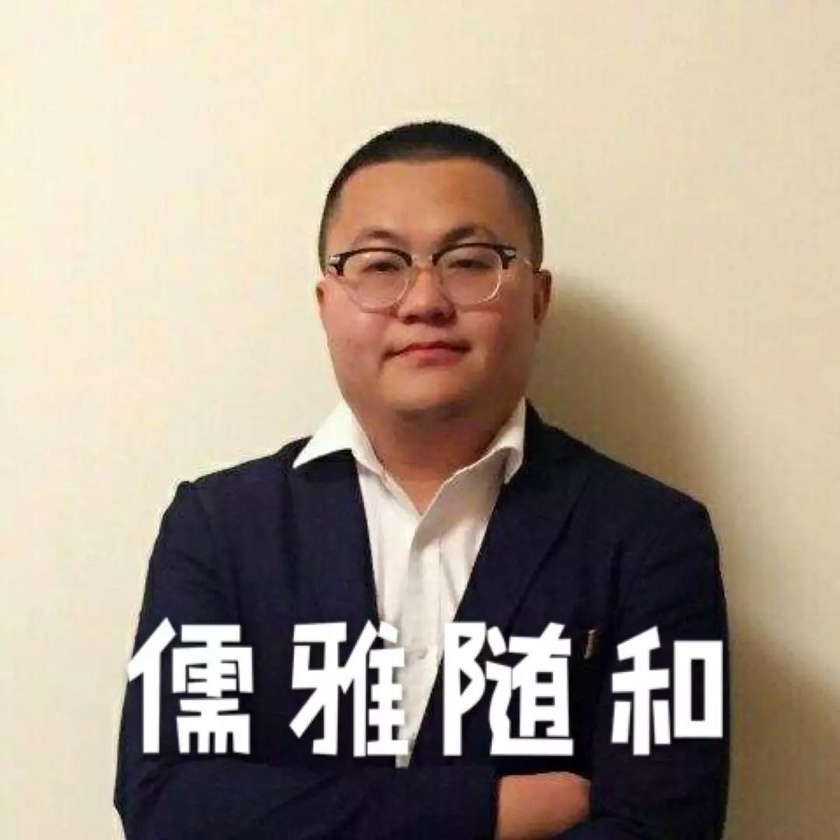
#> input picture examples/normal/1.jpeg, 840 x 840 px, shrunk from 1080 x 1080 before the run, found by its file name
$ python main.py
#> lines starting #> are read from the running program, lines starting #| are printed output that depends on the picture
### Poisson_Image_Editing/preprocessing.py
import numpy as np
import cv2 as cv

# 预处理类, 用于选择蒙版和复制点
class PreProcessing:
    def __init__(self):
        # 调用seamlessClone所需的两个成员
        self.selectedMask = None    # 蒙版灰度矩阵
                                    # 其中选中区为255, 非选中区值为0, 尺寸与src相同, 不包含边界
        self.selectedPoint = None   # 选择的复制位置
                                    # (注: 仅适用于自定义的seamlessClone, 若调用opencv的seamlessClone, x, y需要反转)
        # 中间变量, 私有
        self.__edgeList = []        # 选区边界点列表
        self.__preview = None       # 画线预览
        self.__edgeMat = None       # 用户所画线条灰度图
        self.__reMask = None        # 将蒙版扩张为目标图片大小
        self.__reImg = None         # 将选择图像扩张为目标图片大小
        self.__prePoint = None      # 上一次选点
        self.__minPoint = None      # 选点最小有效位置, 用于边界控制
        self.__maxPoint = None      # 选点最大有效位置, 用于边界控制

    # 左键拖动画线, 右键指定内部区域, 中键清除选择
    # [55 lines left out: functions __onMouseAction1, __onMouseAction2, not called in this run]

    # 选择蒙版和复制位置
    # 选择蒙版时, 左键拖动画线, 右键指定内部区域, 中键清除选择
    # 选择复制位置时, 左键拖动调整目标位置
    # 第一次按任意键确定蒙版选择, 第二次按任意键确定复制位置并退出
    def select(self, src, dst):
        # 选择蒙版
        cv.namedWindow('select_mask')
        cv.setMouseCallback('select_mask', lambda event, x, y, flags,
                            param: self.__onMouseAction1(event, x, y, flags, param), src)
        cv.imshow('select_mask', src)
        cv.waitKey(0)
        cv.destroyAllWindows()
        # 结果处理
        pl = np.nonzero(self.selectedMask)
        selectedSrc = cv.copyTo(src, self.selectedMask)
        cutMask = self.selectedMask[np.min(
            pl[0])-1:np.max(pl[0])+2, np.min(pl[1])-1:np.max(pl[1])+2]
        cutSrc = selectedSrc[np.min(
            pl[0])-1:np.max(pl[0])+2, np.min(pl[1])-1:np.max(pl[1])+2]
        self.__minPoint = (
            (np.max(pl[0])-np.min(pl[0]))//2+1, (np.max(pl[1])-np.min(pl[1]))//2+1)
        # 选区过大
        if dst.shape[0] < cutMask.shape[0] or dst.shape[1] < cutMask.shape[1]:
            raise UserWarning
        # 选择复制位置
        cv.namedWindow('select_point')
        cv.setMouseCallback('select_point', lambda event, x, y, flags,
                            param: self.__onMouseAction2(event, x, y, flags, param), dst)
        # 初始化第一轮显示
        self.__reMask = np.zeros((dst.shape[0], dst.shape[1]))
        self.__reImg = np.zeros_like(dst)
        self.__reMask[:cutMask.shape[0],
                      :cutMask.shape[1]] = cutMask
        self.__reImg[:cutSrc.shape[0],
                     :cutSrc.shape[1]] = cutSrc
        self.selectedPoint = self.__minPoint[:]
        self.__maxPoint = (dst.shape[0]-cutMask.shape[0]+self.selectedPoint[0],
                           dst.shape[1]-cutMask.shape[1]+self.selectedPoint[1])
        _dst = np.copy(dst)
        _dst[self.__reMask != 0] = 0
        _dst = _dst + self.__reImg
        cv.imshow('select_point', _dst)
        cv.waitKey(0)
        cv.destroyAllWindows()
        return self.selectedMask, self.selectedPoint

### examples/normal/main.py
import numpy as np
import cv2 as cv
import sys
sys.path.append('..')
sys.path.append('../Poisson_Image_Editing/')
from Poisson_Image_Editing.preprocessing import PreProcessing
from Poisson_Image_Editing.kernel import Poisson

if __name__ == '__main__':
    src = cv.imread('./examples/normal/1.jpeg',cv.IMREAD_GRAYSCALE)
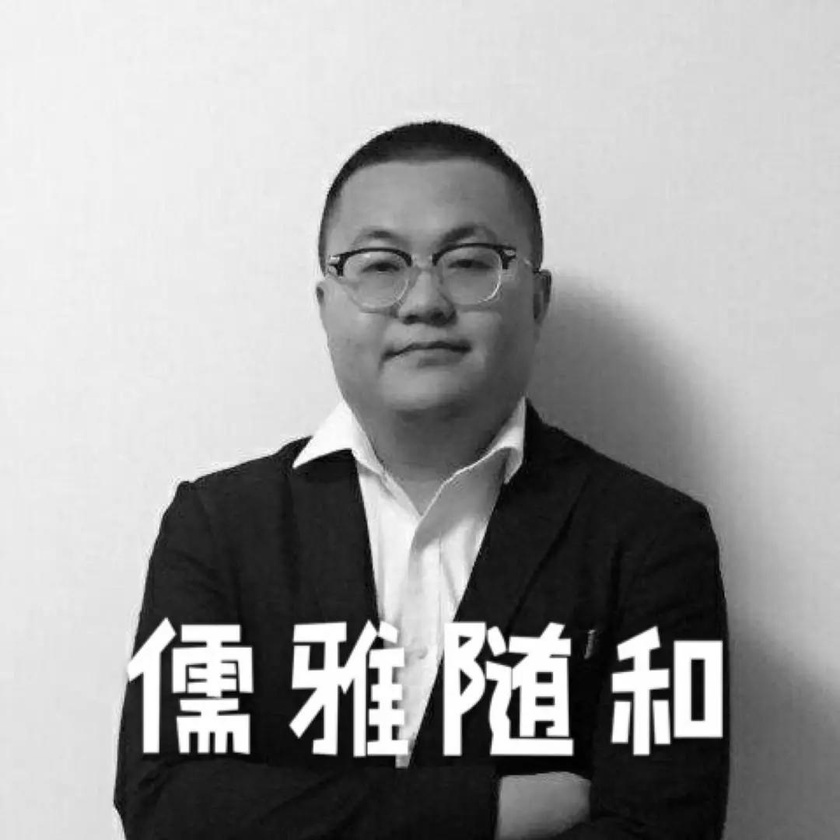
#> src: shape (840, 840); min 0, max 255, mean 160.9
    dst = cv.imread('./examples/normal/2.jpeg',cv.IMREAD_GRAYSCALE)
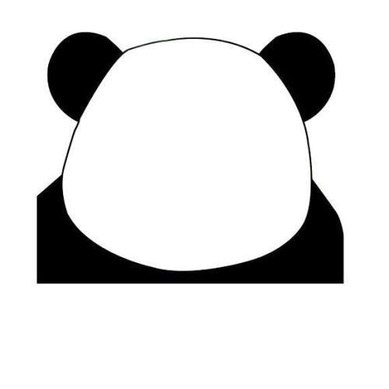
#> input picture examples/normal/2.jpeg, 389 x 389 px, shrunk from 500 x 500 before the run, found by its file name
#> dst: shape (389, 389); min 0, max 255, mean 219
    pre = PreProcessing()
#> (the run stopped early here; a loop or call above may not have finished)
